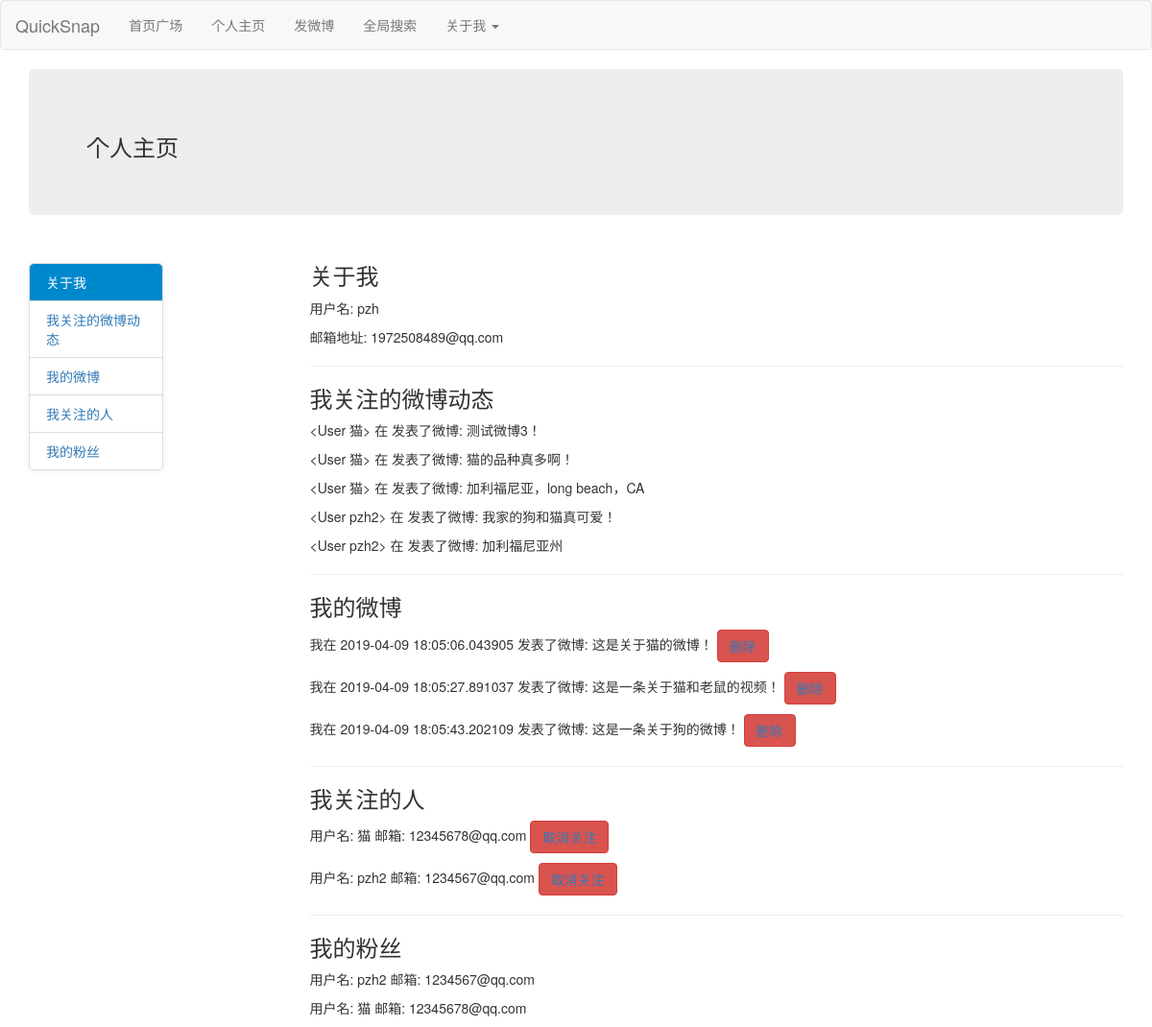
Screenshot of /my_homepage/pzh (signed in) with the database file from the repository.
### app/models.py (models this page shows, shortened)
class User(UserMixin, db.Model):
    id = db.Column(db.Integer, primary_key = True)                               # 用户id，Integer类型，作为表User的主键，唯一确定一个特定的用户
    username = db.Column(db.String(64), index = True, unique = False)            # 用户昵称，String类型
    email = db.Column(db.String(120), index = True, unique = True)               # 用户邮箱，String类型
    password_hash = db.Column(db.String(128))                                    # 用户密码的哈希值，String类型
    description = db.Column(db.String(140))                                      # 该用户的自我介绍和描述，String类型
    sign = db.Column(db.String(20))                                              # 用户个性签名
    job = db.Column(db.String(20))                                               # 用户职业
    location = db.Column(db.String(100))                                         # 该用户的所在地址
    posts = db.relationship('Post', backref='author', lazy='dynamic')            # 该用户所发送的Post，这里使用的是SQLAlchemy的第二类db.relationship方法，该方法在表Post中增加一个属性author，该属性直接返回Post对象所属于的User对象，也即可以直接通过Post表的该属性访问发送这条Post的用户的对象User
    followed = db.relationship('User',                                           # 该用户的关注关系，followers为追随者
        secondary = followers,
        primaryjoin = (followers.c.follower_id == id),
        secondaryjoin = (followers.c.followed_id == id),
        backref = db.backref('followers', lazy = 'dynamic'),
        lazy = 'dynamic')
    def __repr__(self):
        return '<User {}>'.format(self.username)
    def followed_posts(self):
        return Post.query.join(followers, (followers.c.followed_id == Post.user_id)).filter(followers.c.follower_id == self.id).order_by(Post.timestamp.desc())
    def follow_list(self):
        return User.query.join(followers, (followers.c.follower_id == User.id)).filter(followers.c.followed_id == self.id)
    def followed_list(self):
        return User.query.join(followers, (followers.c.followed_id == User.id)).filter(followers.c.follower_id == self.id)

class Post(db.Model):
    id = db.Column(db.Integer, primary_key = True)                              # 微博的id，Integer类型，作为表Post的主键，唯一确定一个特定的用户
    body = db.Column(db.String(160))                                            # 微博的内容，String类型
    timestamp = db.Column(db.DateTime, index=True)
    user_id = db.Column(db.Integer, db.ForeignKey('user.id'))                   # 微博的创建者/发送者，这里使用的是SQLAlchemy的第一类db.relationship方法，db.Integer指定创建的新属性类型为Integer，db.Foreignkey()指定外键关系，这里创建的user_id参照User表的主键user_id

### app/views.py (the view)
@app.route('/my_homepage/<username>')        # 这里使用的装饰器略有不同，<username>表示将url中'my_homepage/'后的部分作为参数传入my_homepage路由函数中
@login_required
def my_homepage(username):
    user = User.query.filter_by(username=username).first()
    posts=g.user.followed_posts()   # 直接调用User表的followed_posts方法获得关注的动态，该函数的实现请参见'/app/models.py'
    res_post=Post.query.filter(Post.user_id==user.id).all()
    my_posts=[]
    followed=g.user.followed_list()
    follower=g.user.follow_list()
    for post in res_post:
        my_posts.append({'id':post.id, 'time':post.timestamp, 'body':post.body})
    return render_template('my_homepage.html', user=user, posts=posts, my_posts=my_posts, isuser=current_user.is_authenticated, followed=followed, follower=follower)

### app/models.py (called while the page is built)
@login.user_loader   # login模块由__init__.py进行定义，见__init__.py的login = LoginManager()语句
def load_user(id):
    return User.query.get(int(id))

### app/views.py (called while the page is built)
@app.before_request
def before_request():
    g.user = current_user

### app/templates/my_homepage.html (shortened to what this page needs)
{% extends "base_navigation_bar.html" %}
{% import 'bootstrap/wtf.html' as wtf %}
{% block content %}
</head>
<body data-spy="scroll" data-target="#myScrollspy">
<div class="container">
   <div class="jumbotron">
        <h3>个人主页</h3>
    </div>
    <div class="row">
        <div class="col-xs-3" id="myScrollspy">
            <ul class="nav nav-tabs nav-stacked" data-spy="affix" data-offset-top="125">
                <li class="active"><a href="#section-1">关于我</a></li>
                <li><a href="#section-2">我关注的微博动态</a></li>
                <li><a href="#section-3">我的微博</a></li>
                <li><a href="#section-4">我关注的人</a></li>
                <li><a href="#section-5">我的粉丝</a></li>
            </ul>
        </div>
        <div class="col-xs-9">
            <h3 id="section-1">关于我</h3>
            <p>用户名: {{user.username}}</p>
            <p>邮箱地址: {{user.email}}</p>
            <hr>
            <h3 id="section-2">我关注的微博动态</h3>
            <p>
                {% if posts %}
                {% for post in posts %}
                <div>
                    <p>{{post.author}} 在 {{post.time}} 发表了微博: {{post.body}}</p>
                </div>
                {% endfor %}
                {% else %}
                <p>暂无关注的新动态</p>
                {% endif %}
            </p>
            <hr>
            <h3 id="section-3">我的微博</h3>
            <p>
                {% if my_posts %}
                {% for my_post in my_posts %}
                <div>
                    <p>
                        我在 {{my_post.time}} 发表了微博: {{my_post.body}}
                        <button type="button" class="btn btn-danger">
                            <a href="{{url_for('delweibo', id=my_post.id)}}">删除</a>
                        </button>
                    </p>
                </div>
                {% endfor %}
                {% else %}
                <p>您还没有发送过任何微博，尝试点击导航栏的'发微博'发送第一条动态吧!</p>
                {% endif %}
            </p>
            <hr>
            <h3 id="section-4">我关注的人</h3>
            {% if followed %}
            {% for x in followed %}
            <div>
                <p>
                    用户名: {{x.username}}  邮箱: {{x.email}}
                    <button type="button" class="btn btn-danger">
                        <a href="{{url_for('unfollow', username=x.username)}}">取消关注</a>
                    </button>
                </p>
            </div>
            {% endfor %}
            {% else %}
            <p>暂无关注的人</p>
            {% endif %}
            <hr>
            <h3 id="section-5">我的粉丝</h3>
            {% if follower %}
            {% for x in follower %}
            <div>
                <p>
                    用户名: {{x.username}}  邮箱: {{x.email}}
                </p>
            </div>
            {% endfor %}
            {% else %}
            <p>暂无粉丝</p>
            {% endif %}
        </div>
    </div>
</div>
</body>
</html>
{% endblock %}

### app/templates/base_navigation_bar.html (shortened to what this page needs)
<!DOCTYPE html>
<html>
    <head>
      <link rel="stylesheet" href="https://cdn.staticfile.org/twitter-bootstrap/3.3.7/css/bootstrap.min.css">
    </head>
    <body>
      <nav class="navbar navbar-default" role="navigation">
      <div class="container-fluid">
      <div class="navbar-header">
        <a class="navbar-brand" href="#">QuickSnap</a>
      </div>
      <div>
        <ul class="nav navbar-nav">
          <li><a href="/">首页广场</a></li>
          {% if isuser %}
          <li><a href="{{url_for('my_homepage', username=current_user.username)}}">个人主页</a></li>
          <li><a href="{{url_for('addweibo')}}">发微博</a></li>
          <li><a href="{{url_for('search')}}">全局搜索</a></li>
          {% endif %}
          <li class="dropdown">
            <a href="#" class="dropdown-toggle" data-toggle="dropdown">
              关于我
              <b class="caret"></b>
            </a>
          </li>
        </ul>
      </div>
      </div>
      </nav>
      {% block content %}{% endblock %}
    </body>
</html>

### app/templates/my_homepage.html (style rules this page uses)
ul.nav-tabs { width: 140px; margin-top: 20px; border-radius: 4px; border: 1px solid #ddd; box-shadow: 0 1px 4px rgba(0, 0, 0, 0.067); }
ul.nav-tabs li { margin: 0; border-top: 1px solid #ddd; }
ul.nav-tabs li:first-child { border-top: none; }
ul.nav-tabs li a { margin: 0; padding: 8px 16px; border-radius: 0; }
ul.nav-tabs li.active a, ul.nav-tabs li.active a:hover { color: #fff; background: #0088cc; border: 1px solid #0088cc; }
ul.nav-tabs li:first-child a { border-radius: 4px 4px 0 0; }
ul.nav-tabs li:last-child a { border-radius: 0 0 4px 4px; }

### rows the page displays
User: username "pzh", email "1972508489@qq.com"
Post: author "<User 猫>", body "测试微博3！"
Post: author "<User 猫>", body "猫的品种真多啊！"
Post: author "<User 猫>", body "加利福尼亚，long beach，CA"
Post: author "<User pzh2>", body "我家的狗和猫真可爱！"
Post: author "<User pzh2>", body "加利福尼亚州"
Post: time "2019-04-09 18:05:06.043905", body "这是关于猫的微博！"
Post: time "2019-04-09 18:05:27.891037", body "这是一条关于猫和老鼠的视频！"
Post: time "2019-04-09 18:05:43.202109", body "这是一条关于狗的微博！"
User: username "猫", email "12345678@qq.com"
User: username "pzh2", email "1234567@qq.com"
